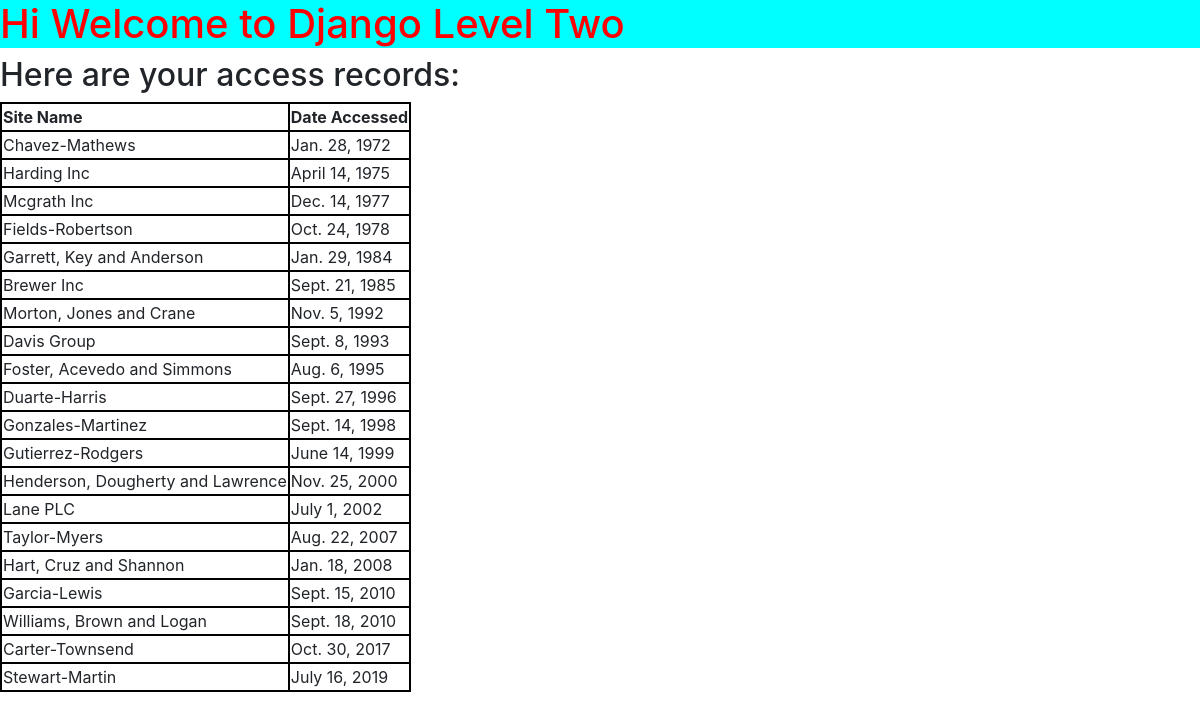
The page / on the database its author committed.
### first_app/models.py (models this page shows, shortened)
class AccessRecord(models.Model):
    name = models.ForeignKey(Webpage,on_delete=models.CASCADE)
    date = models.DateField()

class Webpage(models.Model):
    topic = models.ForeignKey(Topic,on_delete=models.CASCADE)
    name = models.CharField(max_length=264,unique=True)
    url = models.URLField(unique=True)
    def __str__(self):
        return self.name

### first_app/views.py (the view)
# urls.py: path('',views.index,name='index'),
def index(request):
    webpages_list = AccessRecord.objects.order_by('date')
    date_dict = {'access_records':webpages_list}
    return render(request,'first_app/index.html',context=date_dict)

### templates/first_app/index.html (shortened to what this page needs)
<!DOCTYPE html>
{% load static %}
<html lang="en">
<head>
    <link rel="stylesheet" href="{% static "css/mystyle.css" %}"/>
    <link rel="stylesheet" href="https://stackpath.bootstrapcdn.com/bootstrap/4.5.0/css/bootstrap.min.css">
</head>
<body>
    <h1>Hi Welcome to Django Level Two</h1>
    <h2>Here are your access records:</h2>
    <div class="djangotwo">
        {% if access_records %}
        <table>
            <thead>
                <th>Site Name</th>
                <th>Date Accessed</th>
            </thead>
            {% for acc in access_records %}
            <tr>
                <td>{{ acc.name }}</td>
                <td>{{ acc.date }}</td>
            </tr>
            {% endfor %}
        </table>
        {% else %}
         <p>NO ACCESS RECORD FOUND</p>
        {% endif %}
    </div>
</body>
</html>

### static/css/mystyle.css (style rules this page uses)
h1 { color: red; background-color: aqua; }
table, th, td { border: 2px solid black; }

### rows shown on the page
AccessRecord: name "Chavez-Mathews", date "Jan. 28, 1972"
AccessRecord: name "Harding Inc", date "April 14, 1975"
AccessRecord: name "Mcgrath Inc", date "Dec. 14, 1977"
AccessRecord: name "Fields-Robertson", date "Oct. 24, 1978"
AccessRecord: name "Garrett, Key and Anderson", date "Jan. 29, 1984"
AccessRecord: name "Brewer Inc", date "Sept. 21, 1985"
AccessRecord: name "Morton, Jones and Crane", date "Nov. 5, 1992"
AccessRecord: name "Davis Group", date "Sept. 8, 1993"
AccessRecord: name "Foster, Acevedo and Simmons", date "Aug. 6, 1995"
AccessRecord: name "Duarte-Harris", date "Sept. 27, 1996"
AccessRecord: name "Gonzales-Martinez", date "Sept. 14, 1998"
AccessRecord: name "Gutierrez-Rodgers", date "June 14, 1999"
AccessRecord: name "Henderson, Dougherty and Lawrence", date "Nov. 25, 2000"
AccessRecord: name "Lane PLC", date "July 1, 2002"
AccessRecord: name "Taylor-Myers", date "Aug. 22, 2007"
AccessRecord: name "Hart, Cruz and Shannon", date "Jan. 18, 2008"
AccessRecord: name "Garcia-Lewis", date "Sept. 15, 2010"
AccessRecord: name "Williams, Brown and Logan", date "Sept. 18, 2010"
AccessRecord: name "Carter-Townsend", date "Oct. 30, 2017"
AccessRecord: name "Stewart-Martin", date "July 16, 2019"
